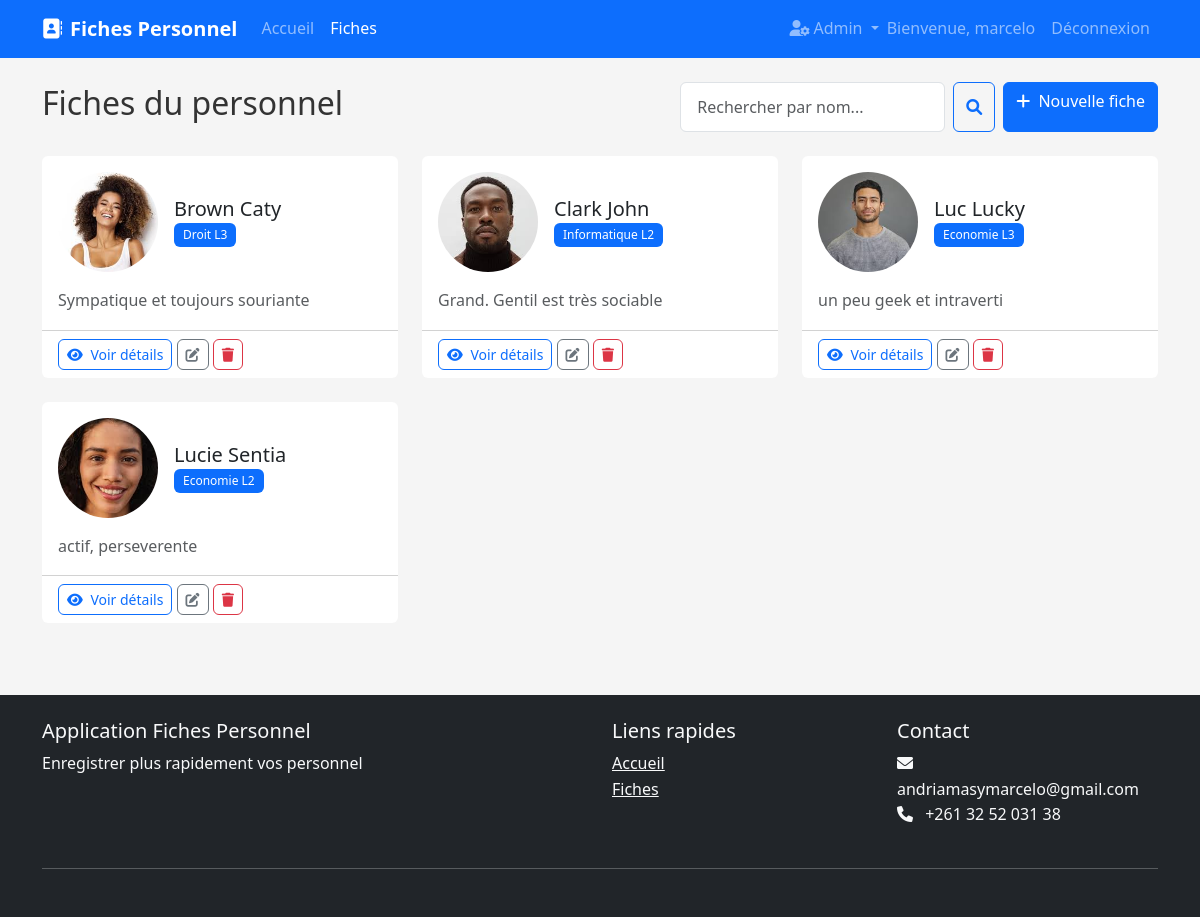
Page /fiches/ (signed in) on the committed database.
### fiches/models.py (models this page shows, shortened)
class Fiche(models.Model):
    FILIERE_CHOICES = [
        ('Informatique', 'Informatique'),
        ('Economie', 'Economie'),
        ('Droit', 'Droit'),
        ('Langue Etrangere applique', 'Langue Etrangere Applique'),
        ('Education', 'Education'),
        ('Communication', 'Communication'),
        ('Agronomie', 'Agronomie'),
    ]
    niveau_CHOICES=[('L2','L2'),('L3','L3')]
    nom = models.CharField(max_length=100)
    prenom = models.CharField(max_length=100)
    photo = models.ImageField(upload_to='photos/', blank=True, null=True)
    filiere = models.CharField(max_length=100, choices=FILIERE_CHOICES)
    niveau = models.CharField(max_length=10, choices=niveau_CHOICES)
    interets = models.TextField(blank=True)
    description = models.TextField(blank=True)
    avis_responsable = models.TextField(blank=True)
    created_at = models.DateTimeField(auto_now_add=True)
    updated_at = models.DateTimeField(auto_now=True)
    class Meta:
        ordering = ['nom', 'prenom']

### fiches/views.py (the view)
# urls.py: path('fiches/', views.FicheListView.as_view(), name='fiche-list'),
class FicheListView(LoginRequiredMixin, ListView):
    model = Fiche
    template_name = 'fiches/fiche_list.html'
    context_object_name = 'fiches'
    paginate_by = 6
    def get_queryset(self):
        queryset = super().get_queryset()
        search_query = self.request.GET.get('q')
        if search_query:
            queryset = queryset.filter(nom__icontains=search_query) | queryset.filter(prenom__icontains=search_query)
        return queryset

### fiches/templates/fiches/fiche_list.html (shortened to what this page needs)
{% extends "fiches/base.html" %} {% block content %}
<div class="d-flex justify-content-between align-items-center mb-4">
  <h2>Fiches du personnel</h2>
  <div class="d-flex">
    <form method="GET" action="{% url 'fiche-list' %}" class="d-flex">
      <input
        type="text"
        name="q"
        class="form-control me-2"
        placeholder="Rechercher par nom..."
        value="{{ request.GET.q }}"
      />
      <button class="btn btn-outline-primary" type="submit">
        <i class="fas fa-search"></i>
      </button>
    </form>
    {% if user.is_staff or user.is_superuser %}
    <a class="btn btn-primary ms-2" href="{% url 'fiche-create' %}">
      <i class="fas fa-plus me-1"></i> Nouvelle fiche
    </a>
    {% endif %}
  </div>
</div>
<div class="row">
  {% for fiche in fiches %}
  <div class="col-md-6 col-lg-4 mb-4">
    <div class="card fiche-card h-100">
      <div class="card-body">
        <div class="d-flex align-items-center mb-3">
          {% if fiche.photo %}
          <img
            src="{{ fiche.photo.url }}"
            class="fiche-photo me-3"
            alt="{{ fiche.prenom }} {{ fiche.nom }}"
          />
          {% else %}
          <img
            src="https://via.placeholder.com/80"
            class="fiche-photo"
            alt="{{ fiche.prenom }} {{ fiche.nom }}"
          />
          {% endif %}
          <div>
            <h5 class="card-title mb-0">{{ fiche.prenom }} {{ fiche.nom }}</h5>
            <span class="badge bg-primary">{{ fiche.filiere }} {{ fiche.niveau }}</span>
          </div>
        </div>
        <p class="card-text text-muted">
          {{ fiche.description|truncatewords:20 }}
        </p>
      </div>
      <div class="card-footer bg-transparent">
        <a
          href="{% url 'fiche-detail' fiche.id %}"
          class="btn btn-sm btn-outline-primary"
        >
          <i class="fas fa-eye me-1"></i> Voir détails
        </a>
        {% if user.is_staff or user.is_superuser %}
        <a
          href="{% url 'fiche-update' fiche.id %}"
          class="btn btn-sm btn-outline-secondary"
        >
          <i class="fas fa-edit"></i>
        </a>
        <a
          href="{% url 'fiche-delete' fiche.id %}"
          class="btn btn-sm btn-outline-danger"
        >
          <i class="fas fa-trash"></i>
        </a>
        {% endif %}
      </div>
    </div>
  </div>
  {% empty %}
  <div class="col-12 text-center py-5">
    <i class="fas fa-search fa-3x text-muted mb-3"></i>
    <h4 class="text-muted">Aucune fiche trouvée</h4>
    <p class="text-muted">Essayez de modifier vos critères de recherche</p>
  </div>
  {% endfor %}
</div>
 {% endblock %}

### fiches/templates/fiches/base.html (shortened to what this page needs)
<!DOCTYPE html>
<html lang="fr">
  <head>
    <link
      href="https://cdn.jsdelivr.net/npm/bootstrap@5.3.0-alpha1/dist/css/bootstrap.min.css"
      rel="stylesheet"
    />
    <link
      rel="stylesheet"
      href="https://cdnjs.cloudflare.com/ajax/libs/font-awesome/6.0.0/css/all.min.css"
    />
    {% load static %}
    <link rel="stylesheet" href="{% static 'fiches/css/style.css' %}" />
  </head>
  <body>
    <nav class="navbar navbar-expand-lg navbar-dark bg-primary sticky-top">
      <div class="container">
        <a class="navbar-brand" href="{% url 'home' %}">
          <i class="fas fa-address-book me-2"></i>Fiches Personnel
        </a>
        <div class="collapse navbar-collapse" id="navbarNav">
          <ul class="navbar-nav me-auto">
            <li class="nav-item">
              <a
                class="nav-link {% if request.resolver_match.url_name == 'home' %}active{% endif %}"
                href="{% url 'home' %}"
                >Accueil</a
              >
            </li>
            <li class="nav-item">
              <a
                class="nav-link {% if request.resolver_match.url_name == 'fiche-list' %}active{% endif %}"
                href="{% url 'fiche-list' %}"
                >Fiches</a
              >
            </li>
          </ul>
          <div class="navbar-nav">
            {% if user.is_authenticated %} {% if user.is_staff or user.is_superuser %}
            <div class="nav-item dropdown">
              <a
                class="nav-link dropdown-toggle"
                href="#"
                role="button"
                data-bs-toggle="dropdown"
              >
                <i class="fas fa-user-cog me-1"></i>Admin
              </a>
            </div>
            <span class="navbar-text me-2">Bienvenue, {{ user.username }}</span>
            <a class="nav-link" href="{% url 'logout' %}">Déconnexion</a>
            {% endif %}
            {% else %}
            <a class="nav-link" href="{% url 'login' %}">Connexion</a>
            <a class="nav-link" href="{% url 'register' %}">Inscription</a>
            {% endif %}
          </div>
        </div>
      </div>
    </nav>
    <div class="container mt-4">
       {% block content %}{% endblock %}
    </div>
    <footer class="bg-dark text-light py-4 mt-5">
      <div class="container">
        <div class="row">
          <div class="col-md-6">
            <h5>Application Fiches Personnel</h5>
            <p>
              Enregistrer plus rapidement vos personnel
            </p>
          </div>
          <div class="col-md-3">
            <h5>Liens rapides</h5>
            <ul class="list-unstyled">
              <li><a href="{% url 'home' %}" class="text-light">Accueil</a></li>
              <li>
                <a href="{% url 'fiche-list' %}" class="text-light">Fiches</a>
              </li>
            </ul>
          </div>
          <div class="col-md-3">
            <h5>Contact</h5>
            <ul class="list-unstyled">
              <li><i class="fas fa-envelope me-2"></i> andriamasymarcelo@gmail.com</li>
              <li><i class="fas fa-phone me-2"></i> +261 32 52 031 38</li>
            </ul>
          </div>
        </div>
        <hr class="my-4" />
      </div>
    </footer>
  </body>
</html>

### fiches/static/fiches/css/style.css (style rules this page uses)
:root { --primary-color: #0d6efd; --secondary-color: #6c757d; --success-color: #198754; --danger-color: #dc3545; --warning-color: #ffc107; --info-color: #0dcaf0; --light-color: #f8f9fa; --dark-color: #212529; }
body { font-family: 'Segoe UI', Tahoma, Geneva, Verdana, sans-serif; background-color: #f5f5f5; color: #333; line-height: 1.6; }
.card { border: none; transition: transform 0.3s, box-shadow 0.3s; }
.fiche-card { cursor: pointer; transition: all 0.3s; }
.fiche-photo { width: 100px; height: 100px; object-fit: cover; border-radius: 50%; }
.navbar-brand { font-weight: 600; }
.btn { border-radius: 6px; font-weight: 500; transition: all 0.3s; }
.btn-primary { background-color: var(--primary-color); border-color: var(--primary-color); }
.badge { font-weight: 500; padding: 0.5em 0.75em; }
.form-control, .form-select { border-radius: 6px; padding: 0.75rem 1rem; border: 1px solid #dee2e6; transition: border-color 0.15s ease-in-out, box-shadow 0.15s ease-in-out; }
footer { margin-top: auto; }

### rows in the picture
Fiche: photo (picture), prenom "Brown", nom "Caty", filiere "Droit", niveau "L3", description "Sympatique et toujours souriante"
Fiche: photo (picture), prenom "Clark", nom "John", filiere "Informatique", niveau "L2", description "Grand. Gentil est très sociable"
Fiche: photo (picture), prenom "Luc", nom "Lucky", filiere "Economie", niveau "L3", description "un peu geek et intraverti"
Fiche: photo (picture), prenom "Lucie", nom "Sentia", filiere "Economie", niveau "L2", description "actif, perseverente"

### other values in the picture
{{ user.username }} "marcelo"
